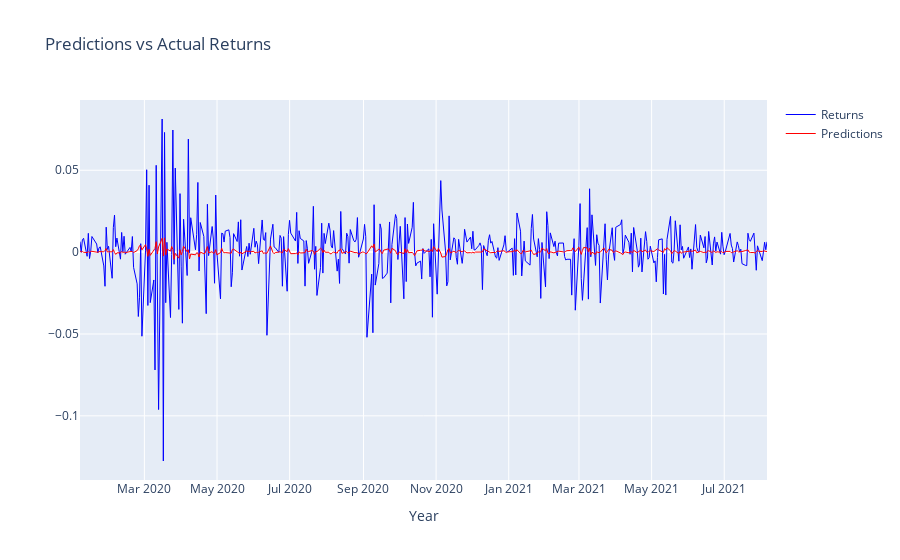

Notebook code for this chart:
### Markdown cell above
#### Plot Predictions (Returns)

### Code cell
WINDOW_LENGTH = 400

fig = go.Figure()
fig.add_trace(go.Line(x=dataframe.index[-WINDOW_LENGTH:], y=dataframe['return'][-WINDOW_LENGTH:], name='Returns',
                         line=dict(color='blue', width=1)))
fig.add_trace(go.Line(x=dataframe.index[-WINDOW_LENGTH:], y=preds[-WINDOW_LENGTH:], name = 'Predictions',
                         line=dict(color='red', width=1)
))

fig.update_layout(title='Predictions vs Actual Returns',
                   xaxis_title='Year')
fig.show()

### Figure 1 — Plotly figure (JSON) as saved in the notebook; plotly's stock layout.template omitted (floating-point values rounded to 4 significant figures; data arrays with more than 128 entries replaced by an {"elided": "..."} marker saying what was removed)
{"data": [{"line": {"color": "blue", "width": 1}, "name": "Returns", "type": "scatter", "x": {"elided": "400 str values"}, "y": {"elided": "400 float values"}}, {"line": {"color": "red", "width": 1}, "name": "Predictions", "type": "scatter", "x": {"elided": "400 str values"}, "y": {"elided": "400 float values"}}], "layout": {"title": {"text": "Predictions vs Actual Returns"}, "xaxis": {"title": {"text": "Year"}}}}
